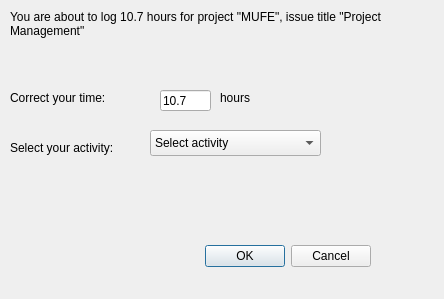
<?xml version="1.0" encoding="UTF-8"?>
<ui version="4.0">
 <class>Dialog</class>
 <widget class="QDialog" name="Dialog">
  <property name="geometry">
   <rect>
    <x>0</x>
    <y>0</y>
    <width>444</width>
    <height>299</height>
   </rect>
  </property>
  <property name="windowTitle">
   <string>Dialog</string>
  </property>
  <widget class="QDialogButtonBox" name="buttonBox">
   <property name="geometry">
    <rect>
     <x>30</x>
     <y>240</y>
     <width>341</width>
     <height>32</height>
    </rect>
   </property>
   <property name="orientation">
    <enum>Qt::Horizontal</enum>
   </property>
   <property name="standardButtons">
    <set>QDialogButtonBox::Cancel|QDialogButtonBox::Ok</set>
   </property>
  </widget>
  <widget class="QLabel" name="label">
   <property name="geometry">
    <rect>
     <x>10</x>
     <y>10</y>
     <width>421</width>
     <height>51</height>
    </rect>
   </property>
   <property name="text">
    <string>You are about to log 10.7 hours for project &quot;MUFE&quot;, issue title &quot;Project Management&quot;</string>
   </property>
   <property name="alignment">
    <set>Qt::AlignLeading|Qt::AlignLeft|Qt::AlignTop</set>
   </property>
   <property name="wordWrap">
    <bool>true</bool>
   </property>
  </widget>
  <widget class="QComboBox" name="comboBox">
   <property name="geometry">
    <rect>
     <x>150</x>
     <y>130</y>
     <width>171</width>
     <height>26</height>
    </rect>
   </property>
   <item>
    <property name="text">
     <string>Select activity</string>
    </property>
   </item>
  </widget>
  <widget class="QLabel" name="label_2">
   <property name="geometry">
    <rect>
     <x>10</x>
     <y>140</y>
     <width>131</width>
     <height>16</height>
    </rect>
   </property>
   <property name="text">
    <string>Select your activity:</string>
   </property>
  </widget>
  <widget class="QLabel" name="label_3">
   <property name="geometry">
    <rect>
     <x>10</x>
     <y>90</y>
     <width>131</width>
     <height>16</height>
    </rect>
   </property>
   <property name="text">
    <string>Correct your time:</string>
   </property>
  </widget>
  <widget class="QLineEdit" name="lineEdit">
   <property name="geometry">
    <rect>
     <x>160</x>
     <y>90</y>
     <width>51</width>
     <height>21</height>
    </rect>
   </property>
   <property name="text">
    <string>10.7</string>
   </property>
  </widget>
  <widget class="QLabel" name="label_4">
   <property name="geometry">
    <rect>
     <x>220</x>
     <y>90</y>
     <width>62</width>
     <height>16</height>
    </rect>
   </property>
   <property name="text">
    <string>hours</string>
   </property>
  </widget>
 </widget>
 <resources/>
 <connections>
  <connection>
   <sender>buttonBox</sender>
   <signal>accepted()</signal>
   <receiver>Dialog</receiver>
   <slot>accept()</slot>
   <hints>
    <hint type="sourcelabel">
     <x>248</x>
     <y>254</y>
    </hint>
    <hint type="destinationlabel">
     <x>157</x>
     <y>274</y>
    </hint>
   </hints>
  </connection>
  <connection>
   <sender>buttonBox</sender>
   <signal>rejected()</signal>
   <receiver>Dialog</receiver>
   <slot>reject()</slot>
   <hints>
    <hint type="sourcelabel">
     <x>316</x>
     <y>260</y>
    </hint>
    <hint type="destinationlabel">
     <x>286</x>
     <y>274</y>
    </hint>
   </hints>
  </connection>
 </connections>
</ui>
